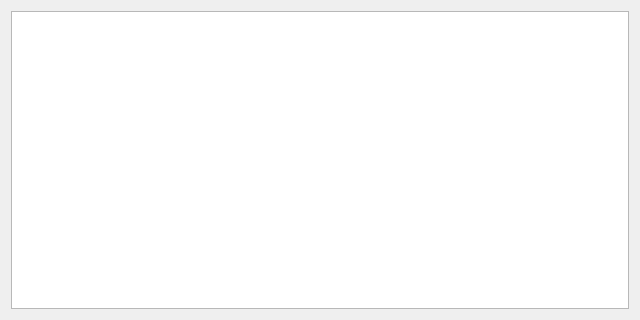
<?xml version="1.0" encoding="UTF-8"?>
<ui version="4.0">
 <class>LogListView</class>
 <widget class="QWidget" name="LogListView">
  <property name="geometry">
   <rect><x>0</x><y>0</y><width>640</width><height>320</height></rect>
  </property>
  <property name="windowTitle">
   <string>Log List</string>
  </property>
  <layout class="QVBoxLayout" name="verticalLayout">
   <item>
    <widget class="QTableView" name="tableViewLogs"/>
   </item>
  </layout>
 </widget>
 <resources/>
 <connections/>
</ui>
